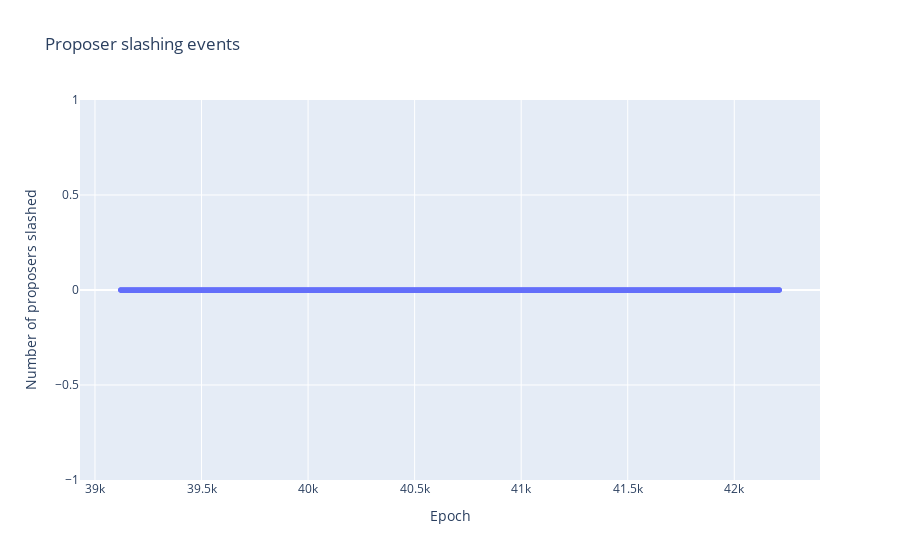

Notebook cell for this chart:
### Code cell
px.scatter(x=df2['epoch'], y=df2['proposer_slashing'], labels = {"x": "Epoch", "y": "Number of proposers slashed"}, title = "Proposer slashing events")

### Figure 1 — Plotly figure (JSON) as saved in the notebook; plotly's stock layout.template omitted (floating-point values rounded to 4 significant figures; data arrays with more than 128 entries replaced by an {"elided": "..."} marker saying what was removed)
{"data": [{"hovertemplate": "Epoch=%{x}<br>Number of proposers slashed=%{y}<extra></extra>", "legendgroup": "", "marker": {"color": "#636efa", "symbol": "circle"}, "mode": "markers", "name": "", "showlegend": false, "type": "scattergl", "x": {"elided": "3091 int values"}, "xaxis": "x", "y": {"elided": "3091 int values"}, "yaxis": "y"}], "layout": {"autosize": true, "legend": {"tracegroupgap": 0}, "title": {"text": "Proposer slashing events"}, "xaxis": {"anchor": "y", "autorange": true, "domain": [0, 1], "range": [38930.0, 42400.0], "title": {"text": "Epoch"}, "type": "linear"}, "yaxis": {"anchor": "x", "autorange": true, "domain": [0, 1], "range": [-1, 1], "title": {"text": "Number of proposers slashed"}, "type": "linear"}}}
